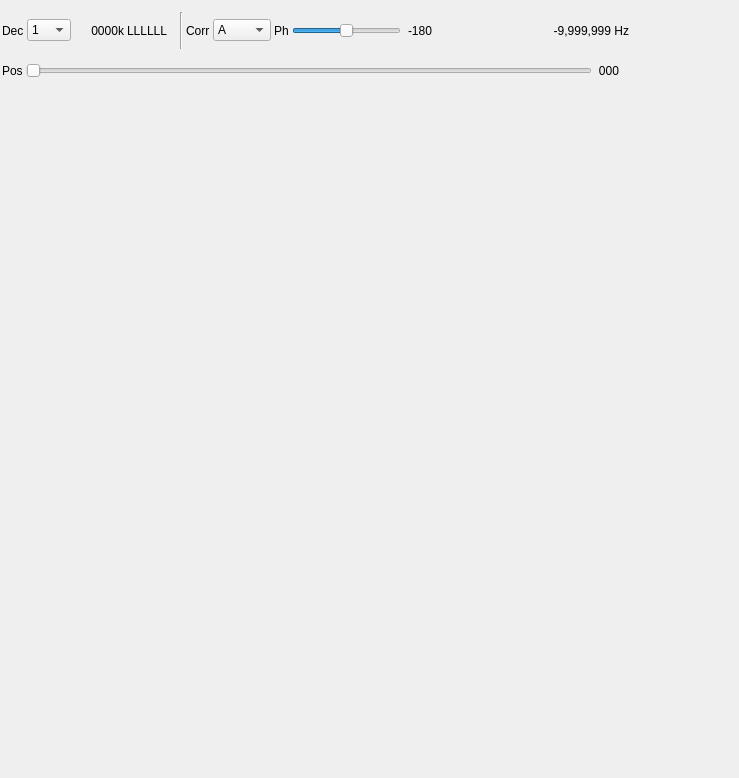
<?xml version="1.0" encoding="UTF-8"?>
<ui version="4.0">
 <class>InterferometerGUI</class>
 <widget class="RollupWidget" name="InterferometerGUI">
  <property name="geometry">
   <rect>
    <x>0</x>
    <y>0</y>
    <width>739</width>
    <height>778</height>
   </rect>
  </property>
  <property name="minimumSize">
   <size>
    <width>720</width>
    <height>0</height>
   </size>
  </property>
  <property name="font">
   <font>
    <family>Liberation Sans</family>
    <pointsize>9</pointsize>
   </font>
  </property>
  <property name="windowTitle">
   <string>Interferometer</string>
  </property>
  <widget class="QWidget" name="settingsContainer" native="true">
   <property name="geometry">
    <rect>
     <x>0</x>
     <y>10</y>
     <width>631</width>
     <height>81</height>
    </rect>
   </property>
   <property name="windowTitle">
    <string>Settings</string>
   </property>
   <layout class="QVBoxLayout" name="verticalLayout">
    <property name="spacing">
     <number>3</number>
    </property>
    <property name="leftMargin">
     <number>2</number>
    </property>
    <property name="topMargin">
     <number>2</number>
    </property>
    <property name="rightMargin">
     <number>2</number>
    </property>
    <property name="bottomMargin">
     <number>2</number>
    </property>
    <item>
     <layout class="QVBoxLayout" name="decimationLayer">
      <property name="spacing">
       <number>3</number>
      </property>
      <item>
       <layout class="QHBoxLayout" name="decimationStageLayer">
        <item>
         <widget class="QLabel" name="decimationLabel">
          <property name="text">
           <string>Dec</string>
          </property>
         </widget>
        </item>
        <item>
         <widget class="QComboBox" name="decimationFactor">
          <property name="maximumSize">
           <size>
            <width>55</width>
            <height>16777215</height>
           </size>
          </property>
          <property name="toolTip">
           <string>Decimation factor</string>
          </property>
          <item>
           <property name="text">
            <string>1</string>
           </property>
          </item>
          <item>
           <property name="text">
            <string>2</string>
           </property>
          </item>
          <item>
           <property name="text">
            <string>4</string>
           </property>
          </item>
          <item>
           <property name="text">
            <string>8</string>
           </property>
          </item>
          <item>
           <property name="text">
            <string>16</string>
           </property>
          </item>
          <item>
           <property name="text">
            <string>32</string>
           </property>
          </item>
          <item>
           <property name="text">
            <string>64</string>
           </property>
          </item>
         </widget>
        </item>
        <item>
         <widget class="QLabel" name="channelRateText">
          <property name="minimumSize">
           <size>
            <width>50</width>
            <height>0</height>
           </size>
          </property>
          <property name="toolTip">
           <string>Effective channel rate (kS/s)</string>
          </property>
          <property name="text">
           <string>0000k</string>
          </property>
          <property name="alignment">
           <set>Qt::AlignRight|Qt::AlignTrailing|Qt::AlignVCenter</set>
          </property>
         </widget>
        </item>
        <item>
         <widget class="QLabel" name="filterChainText">
          <property name="minimumSize">
           <size>
            <width>50</width>
            <height>0</height>
           </size>
          </property>
          <property name="toolTip">
           <string>Filter chain stages left to right (L: low, C: center, H: high) </string>
          </property>
          <property name="text">
           <string>LLLLLL</string>
          </property>
         </widget>
        </item>
        <item>
         <widget class="Line" name="line">
          <property name="orientation">
           <enum>Qt::Vertical</enum>
          </property>
         </widget>
        </item>
        <item>
         <widget class="QLabel" name="label">
          <property name="text">
           <string>Corr</string>
          </property>
         </widget>
        </item>
        <item>
         <widget class="QComboBox" name="correlationType">
          <property name="toolTip">
           <string>Correlation type</string>
          </property>
          <item>
           <property name="text">
            <string>A</string>
           </property>
          </item>
          <item>
           <property name="text">
            <string>B</string>
           </property>
          </item>
          <item>
           <property name="text">
            <string>A+B</string>
           </property>
          </item>
          <item>
           <property name="text">
            <string>A.B*</string>
           </property>
          </item>
          <item>
           <property name="text">
            <string>FFT</string>
           </property>
          </item>
          <item>
           <property name="text">
            <string>FFT2</string>
           </property>
          </item>
          <item>
           <property name="text">
            <string>FFT*</string>
           </property>
          </item>
         </widget>
        </item>
        <item>
         <widget class="QLabel" name="phaseCorrectionLabel">
          <property name="text">
           <string>Ph</string>
          </property>
         </widget>
        </item>
        <item>
         <widget class="QSlider" name="phaseCorrection">
          <property name="toolTip">
           <string>Phase correction on stream 1</string>
          </property>
          <property name="minimum">
           <number>-180</number>
          </property>
          <property name="maximum">
           <number>180</number>
          </property>
          <property name="pageStep">
           <number>1</number>
          </property>
          <property name="orientation">
           <enum>Qt::Horizontal</enum>
          </property>
         </widget>
        </item>
        <item>
         <widget class="QLabel" name="phaseCorrectionText">
          <property name="minimumSize">
           <size>
            <width>28</width>
            <height>0</height>
           </size>
          </property>
          <property name="toolTip">
           <string>Phase correction on stream 1 in degrees</string>
          </property>
          <property name="text">
           <string>-180</string>
          </property>
          <property name="alignment">
           <set>Qt::AlignRight|Qt::AlignTrailing|Qt::AlignVCenter</set>
          </property>
         </widget>
        </item>
        <item>
         <spacer name="horizontalSpacer_2">
          <property name="orientation">
           <enum>Qt::Horizontal</enum>
          </property>
          <property name="sizeHint" stdset="0">
           <size>
            <width>40</width>
            <height>20</height>
           </size>
          </property>
         </spacer>
        </item>
        <item>
         <widget class="QLabel" name="offsetFrequencyText">
          <property name="minimumSize">
           <size>
            <width>85</width>
            <height>0</height>
           </size>
          </property>
          <property name="toolTip">
           <string>Offset frequency with thousands separator (Hz)</string>
          </property>
          <property name="text">
           <string>-9,999,999 Hz</string>
          </property>
          <property name="alignment">
           <set>Qt::AlignRight|Qt::AlignTrailing|Qt::AlignVCenter</set>
          </property>
         </widget>
        </item>
       </layout>
      </item>
      <item>
       <layout class="QHBoxLayout" name="decimationShiftLayer">
        <property name="rightMargin">
         <number>10</number>
        </property>
        <item>
         <widget class="QLabel" name="positionLabel">
          <property name="text">
           <string>Pos</string>
          </property>
         </widget>
        </item>
        <item>
         <widget class="QSlider" name="position">
          <property name="toolTip">
           <string>Center frequency position</string>
          </property>
          <property name="maximum">
           <number>2</number>
          </property>
          <property name="pageStep">
           <number>1</number>
          </property>
          <property name="orientation">
           <enum>Qt::Horizontal</enum>
          </property>
         </widget>
        </item>
        <item>
         <widget class="QLabel" name="filterChainIndex">
          <property name="minimumSize">
           <size>
            <width>24</width>
            <height>0</height>
           </size>
          </property>
          <property name="toolTip">
           <string>Filter chain hash code</string>
          </property>
          <property name="text">
           <string>000</string>
          </property>
          <property name="alignment">
           <set>Qt::AlignRight|Qt::AlignTrailing|Qt::AlignVCenter</set>
          </property>
         </widget>
        </item>
       </layout>
      </item>
     </layout>
    </item>
   </layout>
  </widget>
  <widget class="QWidget" name="spectrumContainer" native="true">
   <property name="geometry">
    <rect>
     <x>0</x>
     <y>98</y>
     <width>720</width>
     <height>284</height>
    </rect>
   </property>
   <property name="minimumSize">
    <size>
     <width>716</width>
     <height>0</height>
    </size>
   </property>
   <property name="windowTitle">
    <string>Frequency domain</string>
   </property>
   <layout class="QVBoxLayout" name="verticalLayoutSpectrum">
    <property name="spacing">
     <number>2</number>
    </property>
    <property name="leftMargin">
     <number>2</number>
    </property>
    <property name="topMargin">
     <number>2</number>
    </property>
    <property name="rightMargin">
     <number>2</number>
    </property>
    <property name="bottomMargin">
     <number>2</number>
    </property>
    <item>
     <widget class="GLSpectrum" name="glSpectrum" native="true">
      <property name="minimumSize">
       <size>
        <width>200</width>
        <height>250</height>
       </size>
      </property>
      <property name="font">
       <font>
        <family>Liberation Mono</family>
        <pointsize>8</pointsize>
       </font>
      </property>
     </widget>
    </item>
    <item>
     <widget class="GLSpectrumGUI" name="spectrumGUI" native="true"/>
    </item>
   </layout>
  </widget>
  <widget class="QWidget" name="scopeContainer" native="true">
   <property name="geometry">
    <rect>
     <x>0</x>
     <y>390</y>
     <width>720</width>
     <height>334</height>
    </rect>
   </property>
   <property name="minimumSize">
    <size>
     <width>716</width>
     <height>0</height>
    </size>
   </property>
   <property name="windowTitle">
    <string>Time domain</string>
   </property>
   <layout class="QVBoxLayout" name="verticalLayoutScope">
    <property name="spacing">
     <number>2</number>
    </property>
    <property name="leftMargin">
     <number>3</number>
    </property>
    <property name="topMargin">
     <number>3</number>
    </property>
    <property name="rightMargin">
     <number>3</number>
    </property>
    <property name="bottomMargin">
     <number>3</number>
    </property>
    <item>
     <widget class="GLScope" name="glScope" native="true">
      <property name="minimumSize">
       <size>
        <width>200</width>
        <height>300</height>
       </size>
      </property>
      <property name="font">
       <font>
        <family>Liberation Mono</family>
        <pointsize>8</pointsize>
       </font>
      </property>
     </widget>
    </item>
    <item>
     <widget class="GLScopeGUI" name="scopeGUI" native="true"/>
    </item>
   </layout>
  </widget>
 </widget>
 <customwidgets>
  <customwidget>
   <class>RollupWidget</class>
   <extends>QWidget</extends>
   <header>gui/rollupwidget.h</header>
   <container>1</container>
  </customwidget>
  <customwidget>
   <class>GLSpectrum</class>
   <extends>QWidget</extends>
   <header>gui/glspectrum.h</header>
   <container>1</container>
  </customwidget>
  <customwidget>
   <class>GLSpectrumGUI</class>
   <extends>QWidget</extends>
   <header>gui/glspectrumgui.h</header>
   <container>1</container>
  </customwidget>
  <customwidget>
   <class>GLScope</class>
   <extends>QWidget</extends>
   <header>gui/glscope.h</header>
   <container>1</container>
  </customwidget>
  <customwidget>
   <class>GLScopeGUI</class>
   <extends>QWidget</extends>
   <header>gui/glscopegui.h</header>
   <container>1</container>
  </customwidget>
 </customwidgets>
 <resources>
  <include location="../../../sdrgui/resources/res.qrc"/>
 </resources>
 <connections/>
</ui>
